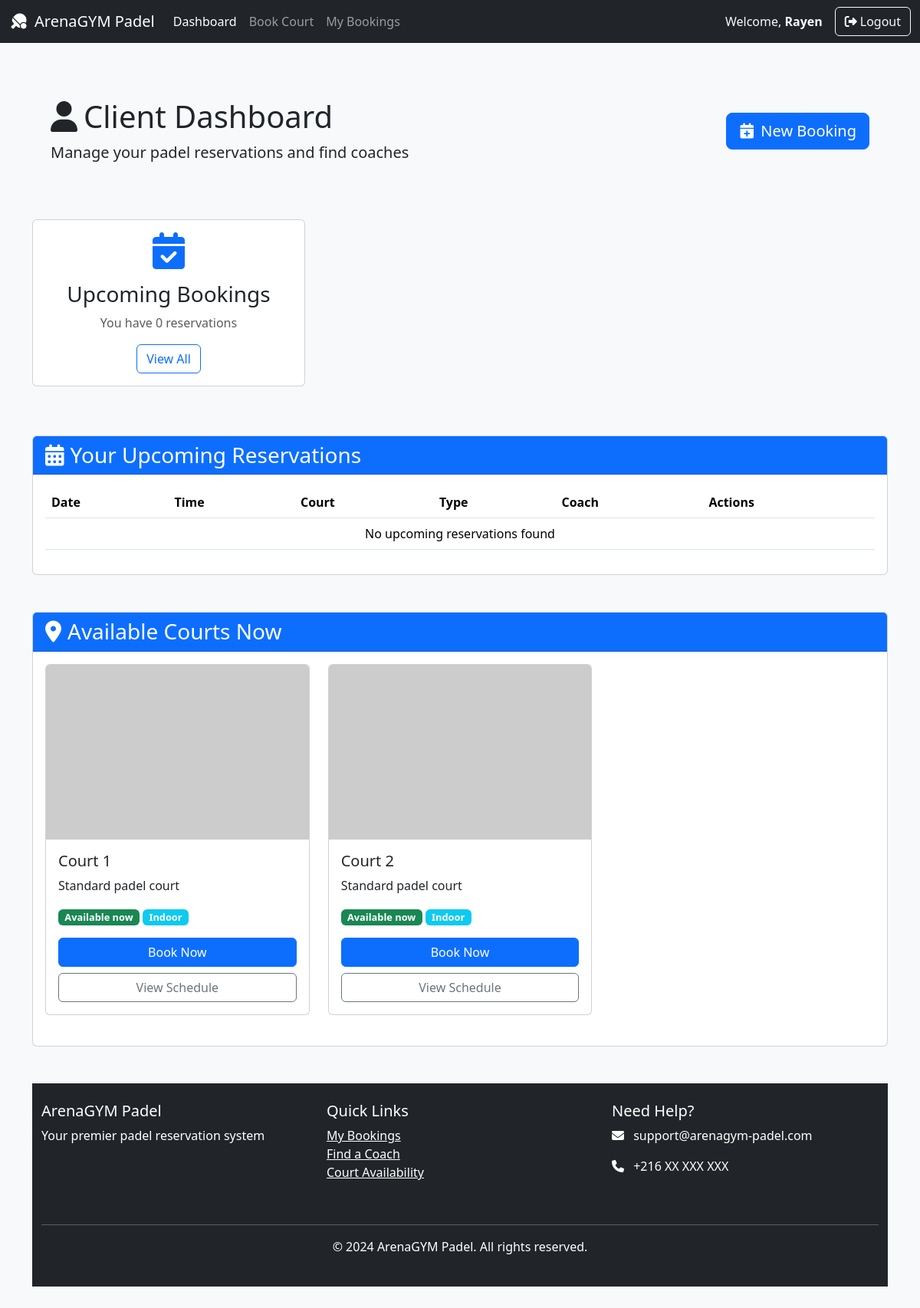
/client/ (signed in), run on the app's committed database.
### reservation/models.py (models this page shows, shortened)
class User(AbstractUser):
    isCoach = models.BooleanField(default=False)
    isModerator = models.BooleanField(default=False)
    rate = models.DecimalField(max_digits=6, decimal_places=2, default=0.00, null=True, blank=True)

class Court(models.Model):
    id = models.IntegerField(primary_key=True)
    inDoor = models.BooleanField(default=True)
    description = models.TextField(blank=True)

### reservation/views.py (the view)
# urls.py: path('client/', views.clientPage, name='client'),
@login_required
def clientPage(request):
    upcoming_reservations = Reservation.objects.filter(
        user=request.user,
        date__gte=timezone.now().date()
    ).order_by('date', 'startTime')
    available_courts = Court.objects.all()
    context = {
        'upcoming_reservations': upcoming_reservations,
        'available_courts': available_courts,
        'reservation_count': upcoming_reservations.count(),
    }
    return render(request, 'clientdashboard.html', context)

### reservation/templates/clientdashboard.html (shortened to what this page needs)
<!DOCTYPE html>
<html lang="en">
<head>
    <link href="https://cdn.jsdelivr.net/npm/bootstrap@5.3.3/dist/css/bootstrap.min.css" rel="stylesheet">
    <link rel="stylesheet" href="https://cdnjs.cloudflare.com/ajax/libs/font-awesome/6.4.0/css/all.min.css">
</head>
<body class="bg-light">
    <nav class="navbar navbar-expand-lg navbar-dark bg-dark">
        <div class="container-fluid">
            <a class="navbar-brand" href="{% url 'home' %}">
                <i class="fas fa-table-tennis-paddle-ball me-2"></i>ArenaGYM Padel
            </a>
            <div class="collapse navbar-collapse" id="navbarNav">
                <ul class="navbar-nav me-auto">
                    <li class="nav-item">
                        <a class="nav-link active" href="#">Dashboard</a>
                    </li>
                    <li class="nav-item">
                        <a class="nav-link" href="{% url 'booking' %}">Book Court</a>
                    </li>
                    <li class="nav-item">
                        <a class="nav-link" href="#">My Bookings</a>
                    </li>
                </ul>
                <div class="d-flex align-items-center">
                    <span class="text-light me-3">Welcome, <strong>{{ user.username }}</strong></span>
                    <form method="POST" action="{% url 'logout' %}">
                        <button class="btn btn-outline-light" type="submit">
                            <i class="fas fa-sign-out-alt me-1"></i>Logout
                        </button>
                    </form>
                </div>
            </div>
        </div>
    </nav>
    <div class="container py-5">
        <div class="profile-header p-4 mb-5">
            <div class="row align-items-center">
                <div class="col-md-8">
                    <h1><i class="fas fa-user me-2"></i>Client Dashboard</h1>
                    <p class="lead mb-0">Manage your padel reservations and find coaches</p>
                </div>
                <div class="col-md-4 text-md-end">
                    <a href="{% url 'booking' %}" class="btn btn-primary btn-lg">
                        <i class="fas fa-calendar-plus me-2"></i>New Booking
                    </a>
                </div>
            </div>
        </div>
<div class="row mb-5">
    <div class="col-md-4 mb-3">
        <div class="card h-100">
            <div class="card-body text-center">
                <i class="fas fa-calendar-check fa-3x mb-3 text-primary"></i>
                <h3>Upcoming Bookings</h3>
                <p class="text-muted">You have {{ reservation_count }} reservation{{ reservation_count|pluralize }}</p>
                <a href="#" class="btn btn-outline-primary">View All</a>
            </div>
        </div>
    </div>
</div>
<div class="card mb-5">
    <div class="card-header bg-primary text-white">
        <h3 class="mb-0"><i class="fas fa-calendar-alt me-2"></i>Your Upcoming Reservations</h3>
    </div>
    <div class="card-body">
        <div class="table-responsive">
            <table class="table table-hover">
                <thead>
                    <tr>
                        <th>Date</th>
                        <th>Time</th>
                        <th>Court</th>
                        <th>Type</th>
                        <th>Coach</th>
                        <th>Actions</th>
                    </tr>
                </thead>
                <tbody>
                    {% for reservation in upcoming_reservations %}
                    <tr>
                        <td>{{ reservation.date|date:"D, M d" }}</td>
                        <td>{{ reservation.startTime|time:"H:i" }} - {{ reservation.endTime|time:"H:i" }}</td>
                        <td>Court {{ reservation.court.id }}</td>
                        <td>
                            <span class="badge bg-{% if reservation.coach %}info{% else %}success{% endif %}">
                                {% if reservation.coach %}With Coach{% else %}Solo Play{% endif %}
                            </span>
                        </td>
                        <td>
                            {% if reservation.coach %}
                                {{ reservation.coach.get_full_name|default:reservation.coach.username }}
                            {% else %}
                                -
                            {% endif %}
                        </td>
                        <td>
                            <a href="#" class="btn btn-sm btn-outline-primary me-1" title="View">
                                <i class="fas fa-eye"></i>
                            </a>
                            <a href="#" class="btn btn-sm btn-outline-danger" title="Cancel">
                                <i class="fas fa-times"></i>
                            </a>
                        </td>
                    </tr>
                    {% empty %}
                    <tr>
                        <td colspan="6" class="text-center">No upcoming reservations found</td>
                    </tr>
                    {% endfor %}
                </tbody>
            </table>
        </div>
    </div>
</div>
<div class="card">
    <div class="card-header bg-primary text-white">
        <h3 class="mb-0"><i class="fas fa-map-marker-alt me-2"></i>Available Courts Now</h3>
    </div>
    <div class="card-body">
        <div class="row">
            {% for court in available_courts %}
            <div class="col-md-4 mb-4">
                <div class="card court-card h-100">
                    <img src="https://via.placeholder.com/300x200?text=Padel+Court+{{ court.id }}"
                        class="card-img-top"
                        alt="Court {{ court.id }}">
                    <div class="card-body">
                        <h5 class="card-title">Court {{ court.id }}</h5>
                        <p class="card-text">{{ court.description|default:"Standard padel court" }}</p>
                        <div class="mb-3">
                            <span class="badge bg-success availability-badge">Available now</span>
                            <span class="badge bg-{% if court.inDoor %}info{% else %}success{% endif %} availability-badge">
                                {% if court.inDoor %}Indoor{% else %}Outdoor{% endif %}
                            </span>
                        </div>
                        <div class="d-grid gap-2">
                            <a href="{% url 'booking_with_id' court.id %}" class="btn btn-primary">Book Now</a>
                            <a href="#" class="btn btn-outline-secondary">View Schedule</a>
                        </div>
                    </div>
                </div>
            </div>
            {% empty %}
            <div class="col-12">
                <p class="text-center">No courts currently available</p>
            </div>
            {% endfor %}
        </div>
    </div>
</div>
    <footer class="bg-dark text-white py-4 mt-5">
        <div class="container">
            <div class="row">
                <div class="col-md-4 mb-4">
                    <h5>ArenaGYM Padel</h5>
                    <p>Your premier padel reservation system</p>
                </div>
                <div class="col-md-4 mb-4">
                    <h5>Quick Links</h5>
                    <ul class="list-unstyled">
                        <li><a href="#" class="text-white">My Bookings</a></li>
                        <li><a href="#" class="text-white">Find a Coach</a></li>
                        <li><a href="#" class="text-white">Court Availability</a></li>
                    </ul>
                </div>
                <div class="col-md-4 mb-4">
                    <h5>Need Help?</h5>
                    <p><i class="fas fa-envelope me-2"></i> support@arenagym-padel.com</p>
                    <p><i class="fas fa-phone me-2"></i> +216 XX XXX XXX</p>
                </div>
            </div>
            <hr class="bg-light">
            <div class="text-center">
                <p>&copy; 2024 ArenaGYM Padel. All rights reserved.</p>
            </div>
        </div>
    </footer>
</body>
</html>

### reservation/templates/clientdashboard.html (style rules this page uses)
.court-card { transition: transform 0.3s ease; }
.availability-badge { font-size: 0.8rem; }
.profile-header { background-color: #f8f9fa; border-radius: 10px; }

### data on the page
User: username "Rayen"
Court: id "1", description "Standard padel court", inDoor "Indoor"
Court: id "2", description "Standard padel court", inDoor "Indoor"

### other printed values
{{ reservation_count }} "0"
